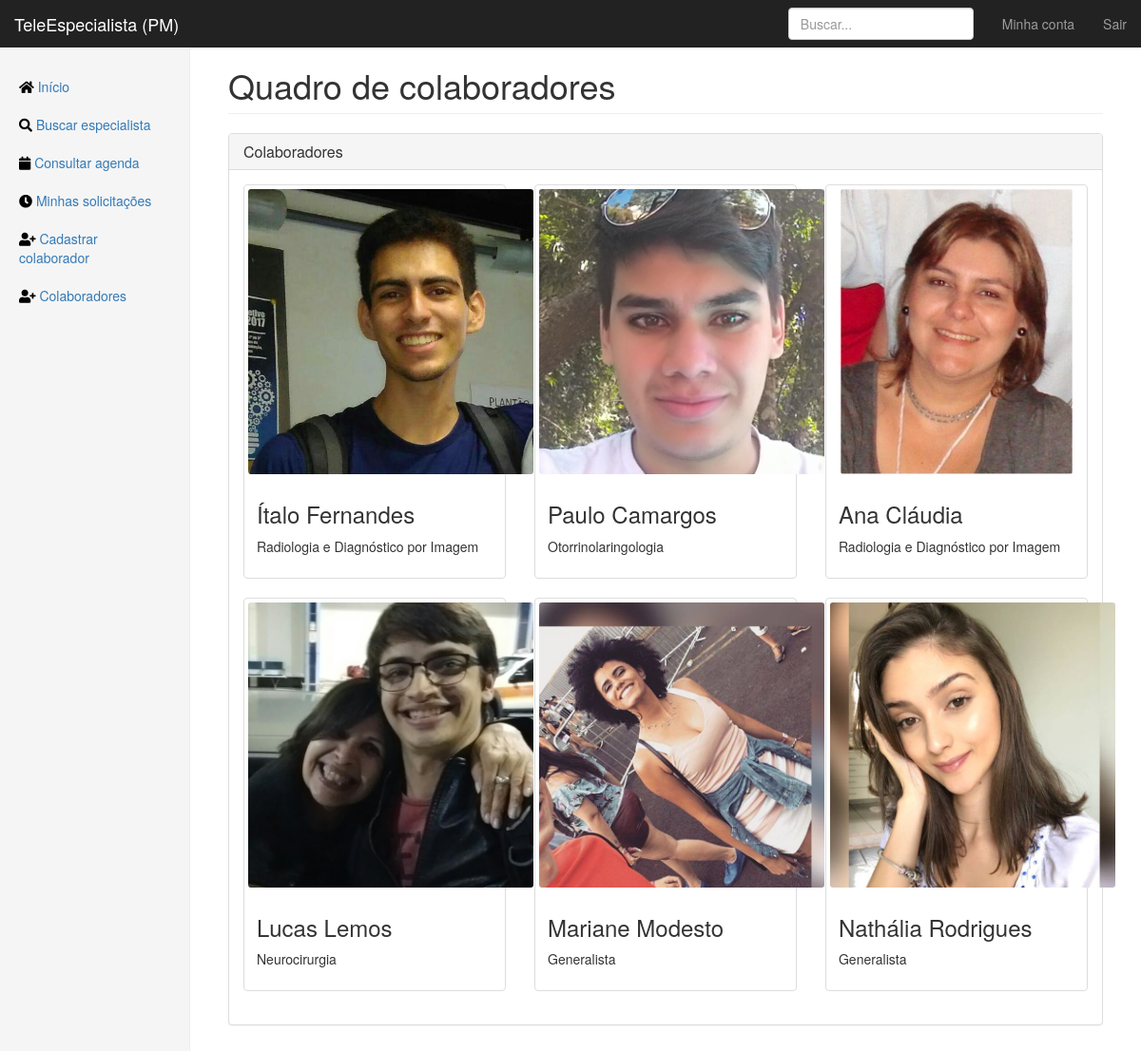
Screenshot of /staff (signed in) with the database file from the repository.
### app/models.py (models this page shows, shortened)
class User(db.Model, UserMixin):
    id = db.Column(db.Integer, primary_key=True)
    email = db.Column(db.String(120), unique=True, nullable=False)
    password = db.Column(db.String(64), nullable=False)
    image_file = db.Column(db.String(100))
    crm = db.Column(db.Integer, unique=True, nullable=False)
    fullname = db.Column(db.String(256), nullable=False)
    birthdate = db.Column(db.DateTime)
    birthcity = db.Column(db.String(256))
    birthstate = db.Column(db.String(2))
    rg = db.Column(db.String(12), unique=True, nullable=False)
    cpf = db.Column(db.String(12), unique=True, nullable=False)
    cep = db.Column(db.Integer)
    place = db.Column(db.String(64))
    address = db.Column(db.String(256))
    neighborhood = db.Column(db.String(128))
    city = db.Column(db.String(128))
    state = db.Column(db.String(2))
    phone_1 = db.Column(db.String(16), nullable=False)
    phone_2 = db.Column(db.String(16))
    specialties = db.relationship('Specialty', secondary=joinsSpecialtyUser,
    backref=db.backref('doctors', lazy='dynamic'))
    consultas = db.relationship('Consulta', secondary=joinConsultaUser,
    backref=db.backref('doctors', lazy='dynamic'))
    shifts = db.relationship('Calendar', secondary=joinCalendarUser,
    backref=db.backref('doctor', lazy='dynamic'))

class Specialty(db.Model):
    id = db.Column(db.Integer, primary_key=True)
    specialty = db.Column(db.String(64), unique=True, nullable=False)
    service_days = db.relationship('Calendar', backref='specialty')

### app/routes.py (the view)
@app.route("/staff")
@login_required
def staff():
    u = User.query.all()
    return render_template("staff.html", title="Colaboradores-TeleEspecialista", users=u)

### app/models.py (called while the page is built)
@login_manager.user_loader
def load_user(user_id):
    return User.query.get(int(user_id))

### app/templates/staff.html
{% if current_user.specialties[0].specialty == 'Geral' %}
{% extends "layout.html" %}
{% else %}
{% extends "layout_specialist.html" %}
{% endif %}
{% block content %}
<h1 class="page-header">Quadro de colaboradores</h1>
<div class="panel panel-default">
    <div class="panel-heading">
        <h3 class="panel-title">Colaboradores</h3>
    </div>
    <div class="panel-body">
        <div class="row">
            {% for u in users %}
            <div class="col-sm-6 col-md-4">
                <div class="thumbnail">
                <center>
                <img
                src="{{ url_for('static', filename='profilePics/' + u.image_file) }}"
                alt="User Picture"
                height= "300px"
                style="border-radius:1%">
                </center>
                <div class="caption">
                    <h3>{{ u.fullname }}</h3>
                    {% if u.specialties[0].specialty == 'Geral' %}
                    <p>Generalista</p>
                    {% else %}
                    <p>{{ u.specialties[0].specialty }}</p>
                    {% endif %}
                </div>
                </div>
            </div>
            {% endfor %}
        </div>
    </div>
</div>
{% endblock content %}

### app/static/dashboard.css (style rules this page uses)
body { padding-top: 50px; }
.main .page-header { margin-top: 0; }

### app/static/mainLogged.css (style rules this page uses)
.thumbnail p, .thumbnail h4 { white-space: nowrap; text-overflow: ellipsis; overflow: hidden; }

### rows the page displays
User: image_file (picture), fullname "Ítalo Fernandes", specialty "Radiologia e Diagnóstico por Imagem"
User: image_file (picture), fullname "Paulo Camargos", specialty "Otorrinolaringologia"
User: image_file (picture), fullname "Ana Cláudia", specialty "Radiologia e Diagnóstico por Imagem"
User: image_file (picture), fullname "Lucas Lemos", specialty "Neurocirurgia"
User: image_file (picture), fullname "Mariane Modesto", shows "Generalista"
User: image_file (picture), fullname "Nathália Rodrigues", shows "Generalista"
